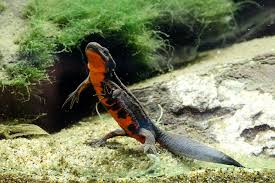
#> input picture src/imori.jpg, 275 x 183 px
$ python 7.py
#> lines starting #> are read from the running program, lines starting #| are printed output that depends on the picture
import cv2
import numpy as np

SIZE = 8

# Read image
img = cv2.imread("imori.jpg")
#> img is the input picture: shape (183, 275, 3); mean B, G, R 97.7, 130.6, 124.1
H, W, C = img.shape
#> H = 183; W = 275; C = 3
h = H//SIZE
#> h = 22
w = W//SIZE
#> w = 34

img = img[:h*SIZE, :w*SIZE, :].copy()
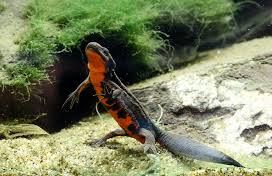
#> img: shape (176, 272, 3); mean B, G, R 97.2, 129.5, 122.6
img = np.reshape(img, (h, SIZE * SIZE, w, C))
img = np.average(img, axis=1).astype(int)
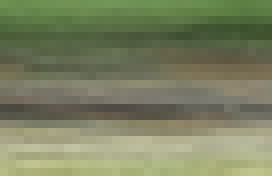
#> img: shape (22, 34, 3) int64 (shown 8 times larger); mean B, G, R 96.7, 129, 122.1
print(img.shape)
#| (22, 34, 3)

out = img

cv2.imwrite("out.jpg", out)
cv2.imshow("result", out)
cv2.waitKey(0)
cv2.destroyAllWindows()
